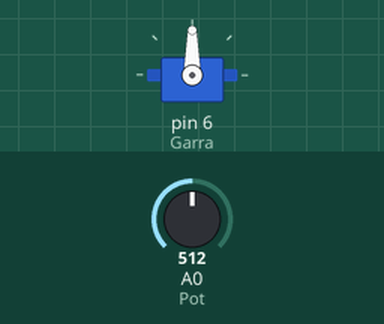
The sketch below on a simulated Arduino Uno, built with avr-gcc and run on an emulated ATmega328P. Shown: servo. The test bench sets the inputs (shaded band); at power-on: A0 (Pot) = 512.

Above: at 1.2 s.
1.3 s: A0 (Pot) set to 716
At 1.9 s:
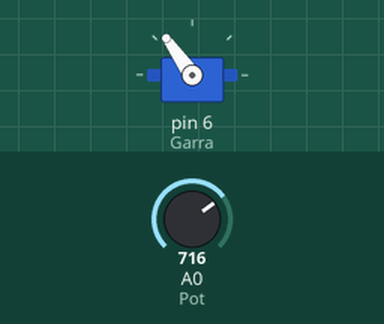
2.8 s: A0 (Pot) set to 900
At 4.0 s:
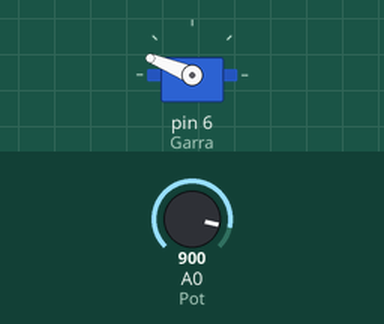
4.3 s: A0 (Pot) set to 1023
At 5.3 s:
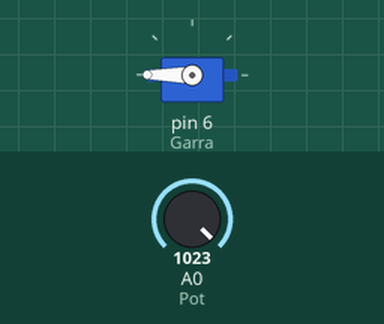
5.8 s: A0 (Pot) set to 306
At 6.5 s:
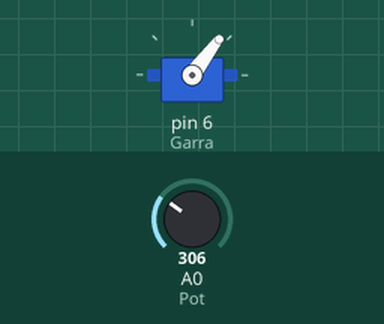
7.3 s: A0 (Pot) set to 122
At 7.6 s:
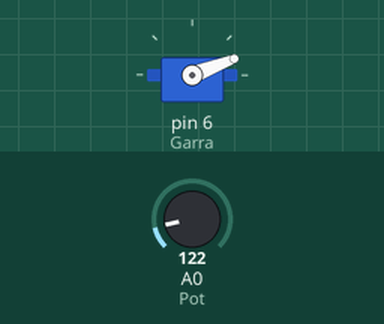
Timing chart, 0 to 9.8 s (numbered marks = the images above; inputs shaded):
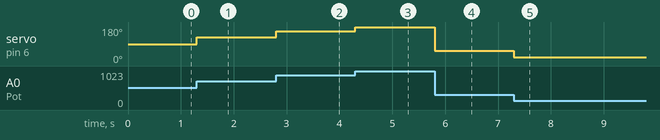

The sketch:

garra_programa__o.ino
```cpp
#include <Servo.h>

Servo Garra;

int Pot = A0;
int ValorPot = 0;
int ValorGarra = 0;

void setup() {
  Garra.attach(6);//porta
}

void loop() {
  ValorPot = analogRead(Pot);
  ValorGarra = map(ValorPot, 0, 1023, 0, 180);
  Garra.write(ValorGarra);
}
```

Measured:
- after the input at 1.3 s, servo on pin 6 (Garra): 90° → 125° at once
- after the input at 2.8 s, servo on pin 6 (Garra): 125° → 158° at once
- after the input at 4.3 s, servo on pin 6 (Garra): 158° → 180° at once
- after the input at 5.8 s, servo on pin 6 (Garra): 180° → 53° at once
- after the input at 7.3 s, servo on pin 6 (Garra): 53° → 21° at once
